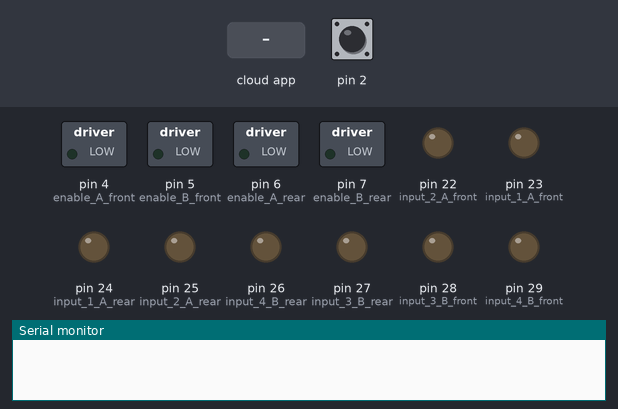
Recording of a sketch running on a simulated Arduino Mega 2560, built with avr-gcc and run on an emulated ATmega2560. Shown: switched loads named in the sketch (green lamp = pin HIGH), output pins drawn as LEDs (lit = HIGH), the last lines printed to the serial monitor. The inputs (shaded band) are chosen by the test bench; at power-on: pin 2 HIGH. The ROS host is connected and sends only what is stated.

Above: at 1.2 s.
1.3 s: the phone or cloud app sets linear.x to -100
At 2.0 s:
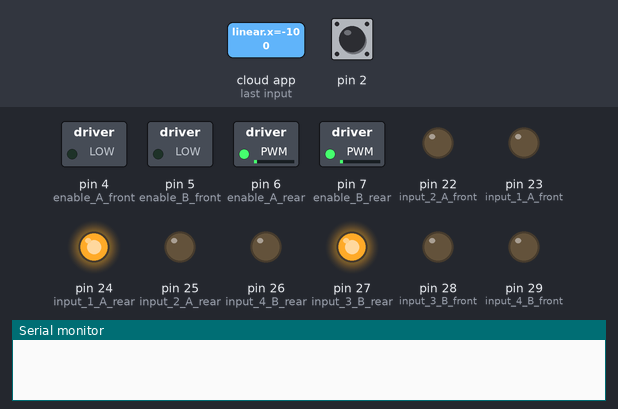
2.8 s: the phone or cloud app sets angular.z to -100
At 3.8 s:
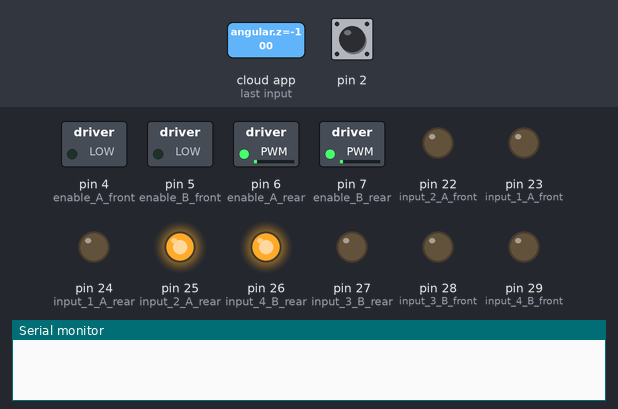
4.3 s: the phone or cloud app sets angular.z to 0
At 5.3 s:
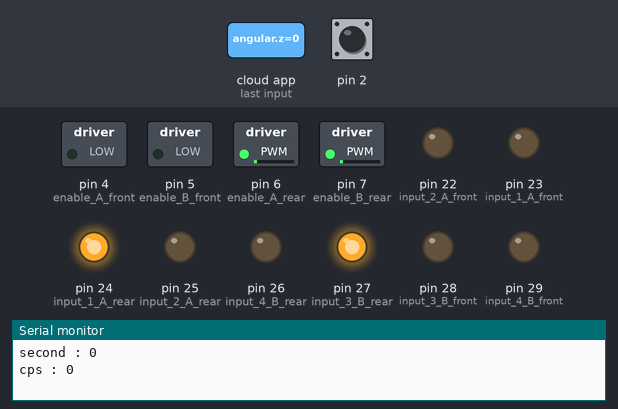
6.5 s: the phone or cloud app sets linear.x to 0
At 7.4 s:
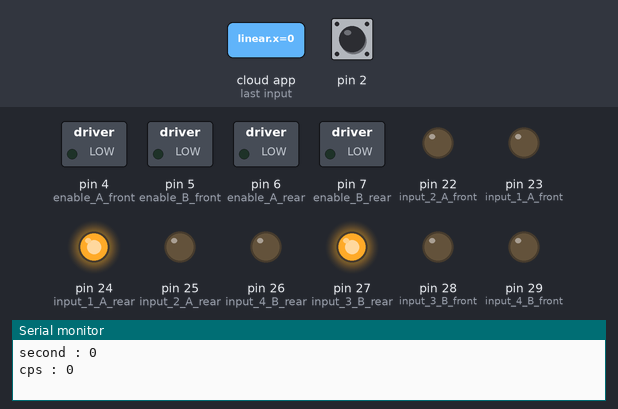
8.0 s: the phone or cloud app sets linear.x to 100
At 8.9 s:
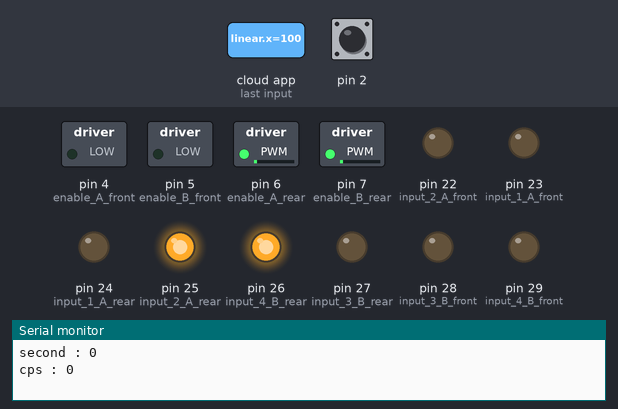
9.5 s: the phone or cloud app sets linear.x to 0
At 10.7 s:
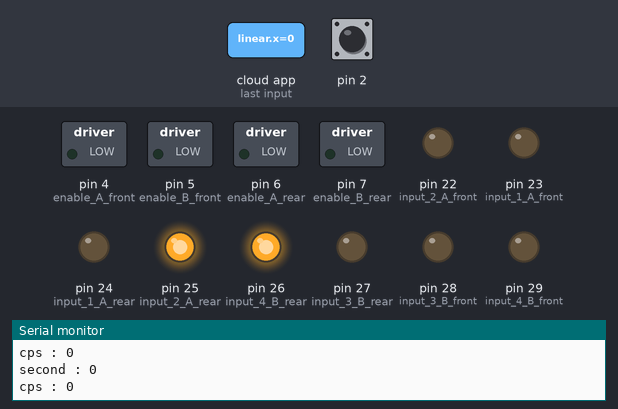
Timing chart, 0 to 12.0 s (numbered marks = the images above; inputs shaded):
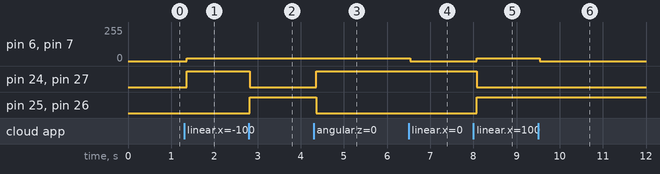

Measured:
- after the input at 1.3 s, pin 6 (enable_A_rear), pin 7 (enable_B_rear): 0/255 → 19/255 after 0.06 s; pin 24 (input_1_A_rear), pin 27 (input_3_B_rear): LOW → HIGH after 0.06 s
- after the input at 2.8 s, pin 24 (input_1_A_rear), pin 27 (input_3_B_rear): HIGH → LOW at once; pin 25 (input_2_A_rear), pin 26 (input_4_B_rear): LOW → HIGH at once
- after the input at 4.3 s, pin 24 (input_1_A_rear), pin 27 (input_3_B_rear): LOW → HIGH after 0.06 s; pin 25 (input_2_A_rear), pin 26 (input_4_B_rear): HIGH → LOW after 0.06 s
- after the input at 6.5 s, pin 6 (enable_A_rear), pin 7 (enable_B_rear): 19/255 → 0/255 at once
- after the input at 8.0 s, pin 6 (enable_A_rear), pin 7 (enable_B_rear): 0/255 → 19/255 after 0.08 s; pin 24 (input_1_A_rear), pin 27 (input_3_B_rear): HIGH → LOW after 0.08 s; pin 25 (input_2_A_rear), pin 26 (input_4_B_rear): LOW → HIGH after 0.08 s
- after the input at 9.5 s, pin 6 (enable_A_rear), pin 7 (enable_B_rear): 19/255 → 0/255 at once

The sketch:

exa_arduino.ino
```cpp
//preproccessing activation
//#define USE_ODOMETRY//
#define USE_SPEED_CONTROL

#define USE_CASTOR
#ifdef USE_CASTOR
  #define USE_REAR_WHEEL
#else
  #define USE_FRONT_WHEEL
  #define USE_REAR_WHEEL
#endif

#define USE_OLD_COMMAND


#include "ros.h"
//#include "ros/ros.h"
#include <std_msgs/String.h>
#include <std_msgs/Int32.h>
#include <std_msgs/Int64.h>
#include "geometry_msgs/Twist.h"
#include <SPI.h>

#ifdef USE_ODOMETRY
#include "rotary_encoder.h"
#endif

//#define USE_PACK_DATA_GEIGER
#define SHOW_LOG_MONITOR
#define USE_LONG_DATA
//#define USE_GM_IN_CALLBACK
//#define USE_CPM

#define LOG_PERIOD 15000  //Logging period in milliseconds, recommended value 15000-60000.
#define MAX_PERIOD 60000  //Maximum logging period without modifying this sketch
#define MAX_DOSIS 9460.8  // batas aman dosis radiasi = 9460,8 Sv/detik ( berdasarkan Perka BAPETEN -> 0.3 mSV/tahun, untuk perkalenderan 1 tahun =365 hari)
#define CAP_PERIOD 5000


int   SPEED = 0;
byte  SPEED_MAX = 100;            //in percent
byte  SPEED_MIN = 0;              //in percent
byte  SPEED_MAX_SET_TO = 50;      //in percent
byte  PWM_MAX_DECIMAL = 255;
byte  PWM_MIN_DECIMAL = 0;
double  MAX_VALUE_CONTROLLER = 1;
double  MIN_VALUE_CONTROLLER = 0;

byte adj_speed = (byte)map(SPEED_MAX_SET_TO, PWM_MIN_DECIMAL, PWM_MAX_DECIMAL, SPEED_MIN, SPEED_MAX);


//const int motor11 = 22;  // Pin 14 of L293
//const int motor12  = 23;  // Pin 10 of L293
//const int motor1 = 24;
//const int motor2 = 25;
//const int motor21  = 26;  // Pin 14 of L293
//const int motor22  = 27;  // Pin 10 of L293
////motorbelakang
//const int motor31  = 28; // Pin  7 of L293
//const int motor32  = 29;  // Pin  2 of L293
//const int motor3 = 30;
//const int motor4 = 31;
//const int motor41  = 32; // Pin  7 of L293
//const int motor42  = 33;  // Pin  2 of L293

#ifdef USE_LONG_DATA
typedef std_msgs::Int64   sDataPack;
#else
typedef std_msgs::Int32   sDataPack;
#endif

unsigned long   counts, counts_minutes;                 //variable for GM Tube events
unsigned long   cpm, cps;                    //variable for CPM
//unsigned long   cps;
unsigned int    multiplier;             //variable for calculation CPM in this sketch
unsigned long   previousMillis = 0, previousMillis_inMinutes = 0;     //variable for time measurement
unsigned long   Dosis;                  //variable for dose measurement
unsigned int    t;                      //variable for waktu batas
unsigned int    eror;                   //variable for waktu batas
unsigned int    n_cacah = 1;

//OLD
////motor front configuration
//const int input_1_A_front = 23;
//const int input_2_A_front  = 22;
//const int input_3_B_front  = 33;
//const int input_4_B_front  = 32;
//
//const int enable_A_front = 24;              //kuning
//const int enable_B_front = 25;              //jingga

////motorbelakang
//const int input_1_A_rear  = 26;
//const int input_2_A_rear  = 27;
//const int input_3_B_rear  = 29;
//const int input_4_B_rear  = 28;
//
//const int enable_A_rear = 30;               //hitamn
//const int enable_B_rear = 31;               //putih
//
//const int enable_A_rear = 6;
//const int enable_B_rear = 7;

//NEW with speed conf
//motor front configuration
const int input_1_A_front  = 23;
const int input_2_A_front  = 22;
const int input_3_B_front  = 28;
const int input_4_B_front  = 29;

const int enable_A_front = 4;
const int enable_B_front = 5;

//motorbelakang
const int input_1_A_rear  = 24;
const int input_2_A_rear  = 25;
const int input_3_B_rear  = 27;
const int input_4_B_rear  = 26;

const int enable_A_rear = 6;
const int enable_B_rear = 7;


#ifdef USE_ODOMETRY
const int front_left_encoder_A = 34;
const int front_left_encoder_B = 35;
const int front_right_encoder_A = 36;
const int front_right_encoder_B = 37;

const int rear_left_encoder_A = 38;
const int rear_left_encoder_B = 39;
const int rear_right_encoder_A = 40;
const int rear_right_encoder_B = 41;

int front_left_wheel_revolution = 0;
int front_right_wheel_revolution = 0;
int rear_left_wheel_revolution = 0;
int rear_right_wheel_revolution = 0;

int signal_revolution = 11;

int rot1, rot2, rot3, rot4;
#endif

//define


void tube_impulse(){       //subprocedure for capturing events from Geiger Kit
  counts++;
}


//pin configurations
void pin_configuration()
{
  pinMode(input_1_A_front, OUTPUT);
  pinMode(input_2_A_front, OUTPUT);
  pinMode(input_3_B_front, OUTPUT);
  pinMode(input_4_B_front, OUTPUT);
  pinMode(input_1_A_rear, OUTPUT);
  pinMode(input_2_A_rear, OUTPUT);
  pinMode(input_3_B_rear, OUTPUT);
  pinMode(input_4_B_rear, OUTPUT);
  pinMode(enable_A_front, OUTPUT);
  pinMode(enable_B_front, OUTPUT);
  pinMode(enable_A_rear, OUTPUT);
  pinMode(enable_B_rear, OUTPUT);
  pinMode(2, INPUT);

#ifdef USE_ODOMETRY
  // pinMode(front_left_encoder_A, INPUT);
  // pinMode(front_left_encoder_B, INPUT);
  // pinMode(front_right_encoder_A, INPUT);
  // pinMode(front_right_encoder_B, INPUT);

  // pinMode(rear_left_encoder_A, INPUT);
  // pinMode(rear_left_encoder_B, INPUT);
  // pinMode(rear_right_encoder_A, INPUT);
  // pinMode(rear_right_encoder_B, INPUT);
#endif
}

//objects define

ros::NodeHandle  nh;

#if !defined USE_PACK_DATA_GEIGER
sDataPack   cps_msgs;
sDataPack   cpm_msgs;
#else
struct _geiger_pack
{
  sDataPack cps;
  sDataPack cpm;
};
//_geiger_pack geiger_counter_pack;
 sDataPack   geiger_counter_array[2];
#endif

#ifdef USE_ODOMETRY
Rotary_Encoder frontLeftEncoder(front_left_encoder_A, front_left_encoder_B);
Rotary_Encoder frontRightEncoder(front_right_encoder_A, front_right_encoder_B);
Rotary_Encoder rearLeftEncoder(rear_left_encoder_A, rear_left_encoder_B);
Rotary_Encoder rearRightEncoder(rear_right_encoder_A, rear_right_encoder_B);
#endif

ros::Subscriber<geometry_msgs::Twist>  velocity_cmd("exa_robot/cmd_vel", &callback_msg);

#if !defined USE_PACK_DATA_GEIGER
ros::Publisher    CPS("/exa_robot/geiger_sensor_cps", &cps_msgs);
ros::Publisher    CPM("/exa_robot/geiger_sensor_cpm", &cpm_msgs);
#else
 ros::Publisher    geiger_counter("geiger_counter", &geiger_counter_msgs[2]);
//ros::Publisher    geiger_counter("/exa_robot/geiger_sensor", &geiger_counter_pack);
#endif

//boolean "maju" = true, "mundur" = true, berhenti = true;
//This will run only one time.
void setup()
{
  pin_configuration();
  nh.initNode();
  nh.subscribe(velocity_cmd);
#if !defined USE_PACK_DATA_GEIGER
  nh.advertise(CPS);
  nh.advertise(CPM);
#else
  nh.advertise(geiger_counter);
#endif
  counts = 0;
  cpm = 0;
  multiplier = MAX_PERIOD / LOG_PERIOD;      //calculating multiplier, depend on your log period
  Serial.begin(57600);
//  Serial.begin(9600); //TX1 RX1 18 19
  attachInterrupt(0, tube_impulse, FALLING); //define external interrupts
}

void loop()
{
#if !defined USE_GM_IN_CALLBACK
  geiger_counter_calculation();
#endif
  nh.spinOnce();
  delay(90);
}

void geiger_counter_calculation()
{
  unsigned long currentMillis = millis();
  if((currentMillis - previousMillis) >= CAP_PERIOD)
  {
//    n_cacah++;
//    if(n_cacah>5)
    {
      cps   = (counts) * multiplier;
      counts_minutes += counts;
      previousMillis = currentMillis;
#if !defined USE_PACK_DATA_GEIGER
      cps_msgs.data = cps;
      CPS.publish(&cps_msgs);
#else
      // geiger_counter_msgs[0].data = cps;
      // geiger_counter.publish(&geiger_counter_msgs[0]);
      geiger_counter_pack.cps.data = cps;
      // geiger_counter.publish(&geiger_counter_pack);
#endif

#if defined SHOW_LOG_MONITOR
      Serial.print("second : ");
      Serial.println(counts);
      Serial.print("cps : ");
      Serial.println(cps);
#endif

      counts = 0;
    }
  }
#if defined USE_CPM
  if((currentMillis - previousMillis_inMinutes) >= MAX_PERIOD)
  {
    cpm = (counts_minutes) * multiplier;
    previousMillis_inMinutes = currentMillis;
#if !defined USE_PACK_DATA_GEIGER
    cpm_msgs.data = cpm;
    CPM.publish(&cpm_msgs);
#else
    // geiger_counter_msgs[1].data = cpm;
    // geiger_counter.publish(&geiger_counter_msgs[1]);
    geiger_counter_pack.cpm.data = cpm;
    // geiger_counter.publish(&geiger_counter_pack.cpm);
#endif

#ifdef SHOW_LOG_MONITOR
      Serial.print("minutes : ");
      Serial.println(counts_minutes);
      Serial.print("cpm : ");
      Serial.println(cpm);
#endif

    counts_minutes = 0;
  }
#endif

#if defined USE_PACK_DATA_GEIGER
  geiger_counter.publish(&geiger_counter_pack);
#endif

#ifdef USE_ODOMETRY
  // rot1 = digitalRead(rear);
  // Serial.println(rot1);
#endif
}

#ifdef USE_ODOMETRY
void read_encoder()
{
  frontLeftEncoder.update();
  frontRightEncoder.update();
  rearLeftEncoder.update();
  rearRightEncoder.update();
}
#endif

int min_x_value = 0.0,
    max_x_value = 0 ,
    min_z_value = 0.0,
    max_z_value = 0;


double vector_value(auto x, auto z)
{
  return sqrt((x*x) + (z*z));
}

void steering(auto param_z , auto param_x)
{
//  Serial.print("test : ");
//  Serial.println(param_z);
//  if (param_x < -7 || param_x > 7) param_x = 0;
//  if (param_z < -7 || param_z > 7) param_z = 0;
//if (param_x > -0.1 && param_x < 0) param_x = 0;

#ifdef USE_SPEED_CONTROL

  byte vector_speed = (byte)map(vector_value(param_z, param_x), MIN_VALUE_CONTROLLER, MAX_VALUE_CONTROLLER, SPEED_MIN, adj_speed);

  if (param_x > min_x_value)
  {
    if (param_z > min_z_value)
    {
      turn_right(vector_speed);
    }
    if (param_z < -min_z_value)
    {
      turn_left(vector_speed);
    }
    if (param_z == 0)
    {
      run_forward(vector_speed);
    }
  }
  //reverse
  if (param_x < -min_x_value)
  {
    if (param_z > min_z_value)
    {
      turn_right(vector_speed);
    }
    if (param_z < -min_z_value)
    {
      turn_left(vector_speed);
    }
    if (param_z == 0)
    {
      run_reverse(vector_speed);
    }
  }


#else

  if (param_x > min_x_value)
  {
    if (param_z > min_z_value)
    {
      turn_right();
    }
    if (param_z < -min_z_value)
    {
      turn_left();
    }
    if (param_z == 0)
    {
      run_forward();
    }
  }
  //reverse
  if (param_x < -min_x_value)
  {
    if (param_z > min_z_value)
    {
      turn_right();
    }
    if (param_z < -min_z_value)
    {
      turn_left();
    }
    if (param_z == 0)
    {
      run_reverse();
    }
  }

#endif //USE_SPEED_CONTROL

  if (param_x == 0 && param_z == 0)
  {
    force_stop_all();
  }
}

void callback_msg(const geometry_msgs::Twist& get_vel)
{
  steering(get_vel.angular.z, get_vel.linear.x);
#if defined USE_GM_IN_CALLBACK
  geiger_counter_calculation();
#endif
}

#if defined USE_SPEED_CONTROL
#if defined USE_OLD_COMMAND

void motor_set(int m, String n, byte _speed_)
{
  if (m == 1 && n == "maju") motor_execution(enable_A_front, input_1_A_front, input_2_A_front, _speed_);
  if (m == 1 && n == "mundur") motor_execution(enable_A_front, input_2_A_front, input_1_A_front, _speed_);
  if (m == 2 && n == "maju") motor_execution(enable_B_front, input_3_B_front, input_4_B_front, _speed_);
  if (m == 2 && n == "mundur") motor_execution(enable_B_front, input_4_B_front, input_3_B_front, _speed_);
  if (m == 3 && n == "maju") motor_execution(enable_A_rear, input_1_A_rear, input_2_A_rear, _speed_);
  if (m == 3 && n == "mundur") motor_execution(enable_A_rear, input_2_A_rear, input_1_A_rear, _speed_);
  if (m == 4 && n == "maju") motor_execution(enable_B_rear, input_3_B_rear, input_4_B_rear, _speed_);
  if (m == 4 && n == "mundur") motor_execution(enable_B_rear, input_4_B_rear, input_3_B_rear, _speed_);
  if (m == 1 && n == "berhenti") motor_stop(enable_A_front);
  if (m == 2 && n == "berhenti") motor_stop(enable_B_front);
  if (m == 3 && n == "berhenti") motor_stop(enable_A_rear);
  if (m == 4 && n == "berhenti") motor_stop(enable_B_rear);
}

void run_forward(byte speed_)
{
#ifdef USE_FRONT_WHEEL
  motor_set(1, "maju", speed_);
  motor_set(2, "maju", speed_);
#endif
#ifdef USE_REAR_WHEEL
  motor_set(3, "maju", speed_);
  motor_set(4, "maju", speed_);
#endif
}

void run_reverse(byte speed_)
{
#ifdef USE_FRONT_WHEEL
  motor_set(1, "mundur", speed_);
  motor_set(2, "mundur", speed_);
#endif
#ifdef USE_REAR_WHEEL
  motor_set(3, "mundur", speed_);
  motor_set(4, "mundur", speed_);
#endif
}

void turn_right(byte speed_)
{
#ifdef USE_FRONT_WHEEL
  motor_set(1, "mundur", speed_);
  motor_set(2, "maju", speed_);
#endif
#ifdef USE_REAR_WHEEL
  motor_set(3, "maju", speed_);
  motor_set(4, "maju", speed_);
#endif
}

void turn_left(byte speed_)
{
#ifdef USE_FRONT_WHEEL
  motor_set(1, "maju", speed_);
  motor_set(2, "mundur", speed_);
#endif
#ifdef USE_REAR_WHEEL
  motor_set(3, "maju", speed_);
  motor_set(4, "maju", speed_);
#endif
}

void turn_right_reverse(byte speed_)
{
#ifdef USE_FRONT_WHEEL
  motor_set(1, "mundur", speed_);
  motor_set(2, "mundur", speed_);
#endif
#ifdef USE_REAR_WHEEL
  motor_set(3, "mundur", speed_);
  motor_set(4, "maju", speed_);
#endif
}

void turn_left_reverse(byte speed_)
{
#ifdef USE_FRONT_WHEEL
  motor_set(1, "mundur", speed_);
  motor_set(2, "mundur", speed_);
#endif
#ifdef USE_REAR_WHEEL
  motor_set(3, "maju", speed_);
  motor_set(4, "mundur", speed_);
#endif
}

void force_stop_all()
{
  motor_set(1, "berhenti", 0);
  motor_set(2, "berhenti", 0);
  motor_set(3, "berhenti", 0);
  motor_set(4, "berhenti", 0);
}

#else //USE_OLD_COMMAND

void run_forward(byte speed_)
{
#ifdef USE_FRONT_WHEEL
  motor_execution(enable_A_front, input_1_A_front, input_2_A_front, speed_);
  motor_execution(enable_B_front, input_3_B_front, input_4_B_front, speed_);
#endif
#ifdef USE_REAR_WHEEL
  motor_execution(enable_A_rear, input_1_A_rear, input_2_A_rear, speed_);
  motor_execution(enable_B_rear, input_3_B_rear, input_4_B_rear, speed_);
#endif
}

void run_reverse(byte speed_)
{
#ifdef USE_FRONT_WHEEL
  motor_execution(enable_A_front, input_2_A_front, input_1_A_front, speed_);
  motor_execution(enable_B_front, input_4_B_front, input_3_B_front, speed_);
#endif
#ifdef USE_REAR_WHEEL
  motor_execution(enable_A_rear, input_2_A_rear, input_1_A_rear, speed_);
  motor_execution(enable_B_rear, input_4_B_rear, input_3_B_rear, speed_);
#endif
}

void turn_right(byte speed_)
{
#ifdef USE_FRONT_WHEEL
  motor_execution(enable_A_front, input_2_A_front, input_1_A_front, speed_);
  motor_execution(enable_B_front, input_3_B_front, input_4_B_front, speed_);
#endif
#ifdef USE_REAR_WHEEL
  motor_execution(enable_A_rear, input_1_A_rear, input_2_A_rear, speed_);
  motor_execution(enable_B_rear, input_3_B_rear, input_4_B_rear, speed_);
#endif
}

void turn_left(byte speed_)
{
#ifdef USE_FRONT_WHEEL
  motor_execution(enable_A_front, input_1_A_front, input_2_A_front, speed_);
  motor_execution(enable_B_front, input_4_B_front, input_3_B_front, speed_);
#endif
#ifdef USE_REAR_WHEEL
  motor_execution(enable_A_rear, input_1_A_rear, input_2_A_rear, speed_);
  motor_execution(enable_B_rear, input_3_B_rear, input_4_B_rear, speed_);
#endif
}

void turn_right_reverse(byte speed_)
{
#ifdef USE_FRONT_WHEEL
  motor_execution(enable_A_front, input_2_A_front, input_1_A_front, speed_);
  motor_execution(enable_B_front, input_4_B_front, input_3_B_front, speed_);
#endif
#ifdef USE_REAR_WHEEL
  motor_execution(enable_A_rear, input_1_A_rear, input_2_A_rear, speed_);
  motor_execution(enable_B_rear, input_4_B_rear, input_3_B_rear, speed_);
#endif
}

void turn_left_reverse(byte speed_)
{
#ifdef USE_FRONT_WHEEL
  motor_execution(enable_A_front, input_2_A_front, input_1_A_front, speed_);
  motor_execution(enable_B_front, input_4_B_front, input_3_B_front, speed_);
#endif
#ifdef USE_REAR_WHEEL
  motor_execution(enable_A_rear, input_2_A_rear, input_1_A_rear, speed_);
  motor_execution(enable_B_rear, input_3_B_rear, input_4_B_rear, speed_);
#endif
}

void force_stop_all()
{
  motor_stop(enable_A_front);
  motor_stop(enable_B_front);
  motor_stop(enable_A_rear);
  motor_stop(enable_B_rear);
}

#endif //USE_OLD_COMMAND

#else

#ifdef USE_OLD_COMMAND

void motor_set(int m, String n)
{
  if (m == 1 && n == "maju") motor_execution(enable_A_front, input_1_A_front, input_2_A_front);
  if (m == 1 && n == "mundur") motor_execution(enable_A_front, input_2_A_front, input_1_A_front);
  if (m == 2 && n == "maju") motor_execution(enable_B_front, input_3_B_front, input_4_B_front);
  if (m == 2 && n == "mundur") motor_execution(enable_B_front, input_4_B_front, input_3_B_front);
  if (m == 3 && n == "maju") motor_execution(enable_A_rear, input_1_A_rear, input_2_A_rear);
  if (m == 3 && n == "mundur") motor_execution(enable_A_rear, input_2_A_rear, input_1_A_rear);
  if (m == 4 && n == "maju") motor_execution(enable_B_rear, input_3_B_rear, input_4_B_rear);
  if (m == 4 && n == "mundur") motor_execution(enable_B_rear, input_4_B_rear, input_3_B_rear);
  if (m == 1 && n == "berhenti") motor_stop(enable_A_front);
  if (m == 2 && n == "berhenti") motor_stop(enable_B_front);
  if (m == 3 && n == "berhenti") motor_stop(enable_A_rear);
  if (m == 4 && n == "berhenti") motor_stop(enable_B_rear);
}

void run_forward()
{
#ifdef USE_FRONT_WHEEL
  motor_set(1, "maju");
  motor_set(2, "maju");
#endif
#ifdef USE_REAR_WHEEL
  motor_set(3, "maju");
  motor_set(4, "maju");
#endif
}

void run_reverse()
{
#ifdef USE_FRONT_WHEEL
  motor_set(1, "mundur");
  motor_set(2, "mundur");
#endif
#ifdef USE_REAR_WHEEL
  motor_set(3, "mundur");
  motor_set(4, "mundur");
#endif
}

void turn_right()
{
#ifdef USE_FRONT_WHEEL
  motor_set(1, "mundur");
  motor_set(2, "maju");
#endif
#ifdef USE_REAR_WHEEL
  motor_set(3, "maju");
  motor_set(4, "maju");
#endif
}

void turn_left()
{
#ifdef USE_FRONT_WHEEL
  motor_set(1, "maju");
  motor_set(2, "mundur");
#endif
#ifdef USE_REAR_WHEEL
  motor_set(3, "maju");
  motor_set(4, "maju");
#endif
}

void turn_right_reverse()
{
#ifdef USE_FRONT_WHEEL
  motor_set(1, "mundur");
  motor_set(2, "mundur");
#endif
#ifdef USE_REAR_WHEEL
  motor_set(3, "mundur");
  motor_set(4, "maju");
#endif
}

void turn_left_reverse()
{
#ifdef USE_FRONT_WHEEL
  motor_set(1, "mundur");
  motor_set(2, "mundur");
#endif
#ifdef USE_REAR_WHEEL
  motor_set(3, "maju");
  motor_set(4, "mundur");
#endif
}


void force_stop_all()
{
  motor_set(1, "berhenti");
  motor_set(2, "berhenti");
  motor_set(3, "berhenti");
  motor_set(4, "berhenti");
}

#else

void run_forward()
{
#ifdef USE_FRONT_WHEEL
  motor_execution(enable_A_front, input_1_A_front, input_2_A_front);
  motor_execution(enable_B_front, input_3_B_front, input_4_B_front);
#endif
#ifdef USE_REAR_WHEEL
  motor_execution(enable_A_rear, input_1_A_rear, input_2_A_rear);
  motor_execution(enable_B_rear, input_3_B_rear, input_4_B_rear);
#endif
}

void run_reverse()
{
#ifdef USE_FRONT_WHEEL
  motor_execution(enable_A_front, input_2_A_front, input_1_A_front);
  motor_execution(enable_B_front, input_4_B_front, input_3_B_front);
#endif
#ifdef USE_REAR_WHEEL
  motor_execution(enable_A_rear, input_2_A_rear, input_1_A_rear);
  motor_execution(enable_B_rear, input_4_B_rear, input_3_B_rear);
#endif
}

void turn_right()
{
#ifdef USE_FRONT_WHEEL
  motor_execution(enable_A_front, input_2_A_front, input_1_A_front);
  motor_execution(enable_B_front, input_3_B_front, input_4_B_front);
#endif
#ifdef USE_REAR_WHEEL
  motor_execution(enable_A_rear, input_1_A_rear, input_2_A_rear);
  motor_execution(enable_B_rear, input_3_B_rear, input_4_B_rear);
#endif
}

void turn_left()
{
#ifdef USE_FRONT_WHEEL
  motor_execution(enable_A_front, input_1_A_front, input_2_A_front);
  motor_execution(enable_B_front, input_4_B_front, input_3_B_front);
#endif
#ifdef USE_REAR_WHEEL
  motor_execution(enable_A_rear, input_1_A_rear, input_2_A_rear);
  motor_execution(enable_B_rear, input_3_B_rear, input_4_B_rear);
#endif
}

void turn_right_reverse()
{
#ifdef USE_FRONT_WHEEL
  motor_execution(enable_A_front, input_2_A_front, input_1_A_front);
  motor_execution(enable_B_front, input_4_B_front, input_3_B_front);
#endif
#ifdef USE_REAR_WHEEL
  motor_execution(enable_A_rear, input_1_A_rear, input_2_A_rear);
  motor_execution(enable_B_rear, input_4_B_rear, input_3_B_rear);
#endif
}

void turn_left_reverse()
{
#ifdef USE_FRONT_WHEEL
  motor_execution(enable_A_front, input_2_A_front, input_1_A_front);
  motor_execution(enable_B_front, input_4_B_front, input_3_B_front);
#endif
#ifdef USE_REAR_WHEEL
  motor_execution(enable_A_rear, input_2_A_rear, input_1_A_rear);
  motor_execution(enable_B_rear, input_3_B_rear, input_4_B_rear);
#endif
}

void force_stop_all()
{
  motor_stop(enable_A_front);
  motor_stop(enable_B_front);
  motor_stop(enable_A_rear);
  motor_stop(enable_B_rear);
}
#endif //USE_OLD_COMMAND
#endif //USE_SPEED_CONTROL

#ifdef USE_SPEED_CONTROL
void motor_execution(const int a, const int b, const int c, byte _motor_speed)
{
  analogWrite(a, _motor_speed);
#else
void motor_execution(const int a, const int b, const int c)
{
  digitalWrite(a, HIGH);
#endif
  digitalWrite(b, LOW);
  digitalWrite(c, HIGH);
}

void motor_stop(const int a)
{
  digitalWrite(a, LOW);
}
```
